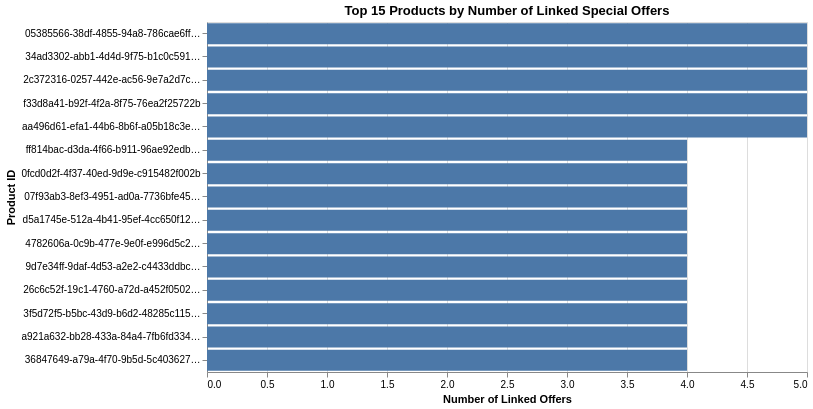

The notebook cell saved with this chart:
### Code cell
alt.Chart(product_offer_counts.head(15)).mark_bar().encode(
    y=alt.Y("product_id:N", title="Product ID", sort="-x"),
    x=alt.X("offer_count:Q", title="Number of Linked Offers"),
    tooltip=["product_id", "offer_count"]
).properties(
    title="Top 15 Products by Number of Linked Special Offers",
    width=600,
    height=350
)

### Figure 1 — Vega-Lite specification as saved in the notebook (floating-point values rounded to 4 significant figures)
{"config": {"view": {"continuousWidth": 300, "continuousHeight": 300}}, "data": {"name": "data-36d6ebf0e7c76c07d44d8f0aa25219a8"}, "mark": {"type": "bar"}, "encoding": {"tooltip": [{"field": "product_id", "type": "nominal"}, {"field": "offer_count", "type": "quantitative"}], "x": {"field": "offer_count", "title": "Number of Linked Offers", "type": "quantitative"}, "y": {"field": "product_id", "sort": "-x", "title": "Product ID", "type": "nominal"}}, "height": 350, "title": "Top 15 Products by Number of Linked Special Offers", "width": 600, "$schema": "https://vega.github.io/schema/vega-lite/v5.20.1.json", "datasets": {"data-36d6ebf0e7c76c07d44d8f0aa25219a8": [{"product_id": "05385566-38df-4855-94a8-786cae6ffe49", "offer_count": 5}, {"product_id": "34ad3302-abb1-4d4d-9f75-b1c0c5919313", "offer_count": 5}, {"product_id": "2c372316-0257-442e-ac56-9e7a2d7c1793", "offer_count": 5}, {"product_id": "f33d8a41-b92f-4f2a-8f75-76ea2f25722b", "offer_count": 5}, {"product_id": "aa496d61-efa1-44b6-8b6f-a05b18c3ec25", "offer_count": 5}, {"product_id": "ff814bac-d3da-4f66-b911-96ae92edb41a", "offer_count": 4}, {"product_id": "0fcd0d2f-4f37-40ed-9d9e-c915482f002b", "offer_count": 4}, {"product_id": "07f93ab3-8ef3-4951-ad0a-7736bfe4526f", "offer_count": 4}, {"product_id": "d5a1745e-512a-4b41-95ef-4cc650f12ee6", "offer_count": 4}, {"product_id": "4782606a-0c9b-477e-9e0f-e996d5c298e2", "offer_count": 4}, {"product_id": "9d7e34ff-9daf-4d53-a2e2-c4433ddbc8ac", "offer_count": 4}, {"product_id": "26c6c52f-19c1-4760-a72d-a452f0502a1f", "offer_count": 4}, {"product_id": "3f5d72f5-b5bc-43d9-b6d2-48285c115b21", "offer_count": 4}, {"product_id": "a921a632-bb28-433a-84a4-7fb6fd334b8d", "offer_count": 4}, {"product_id": "36847649-a79a-4f70-9b5d-5c403627ab75", "offer_count": 4}]}}
